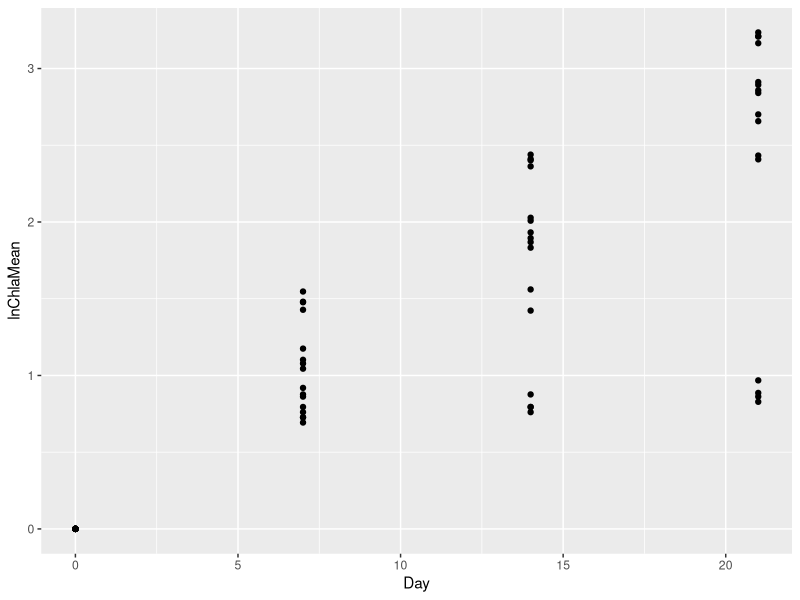
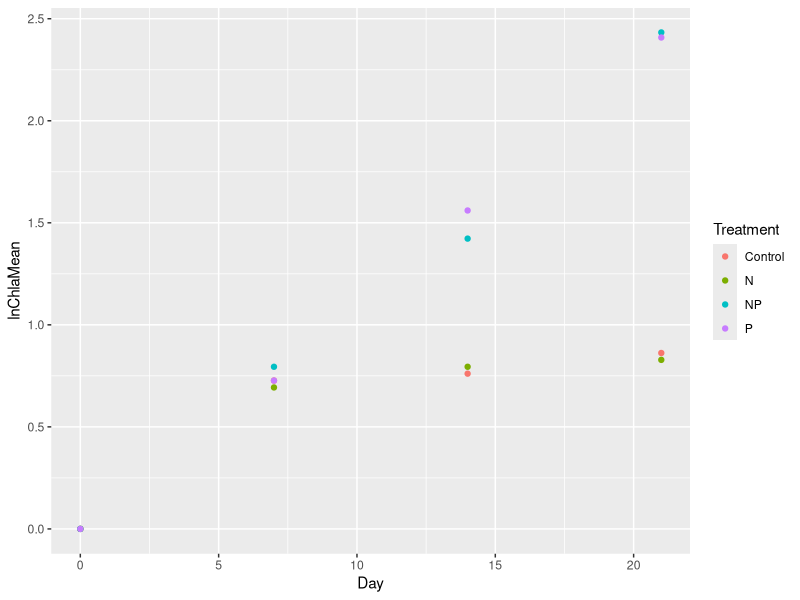
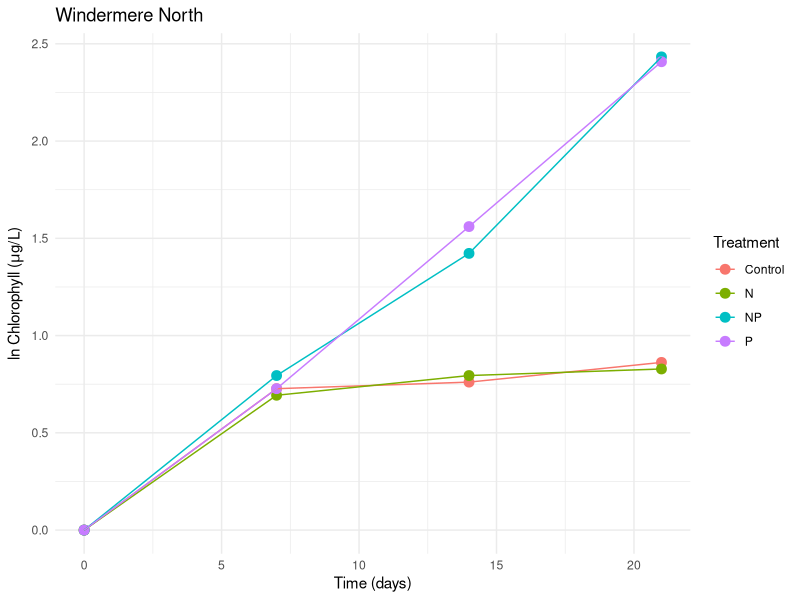
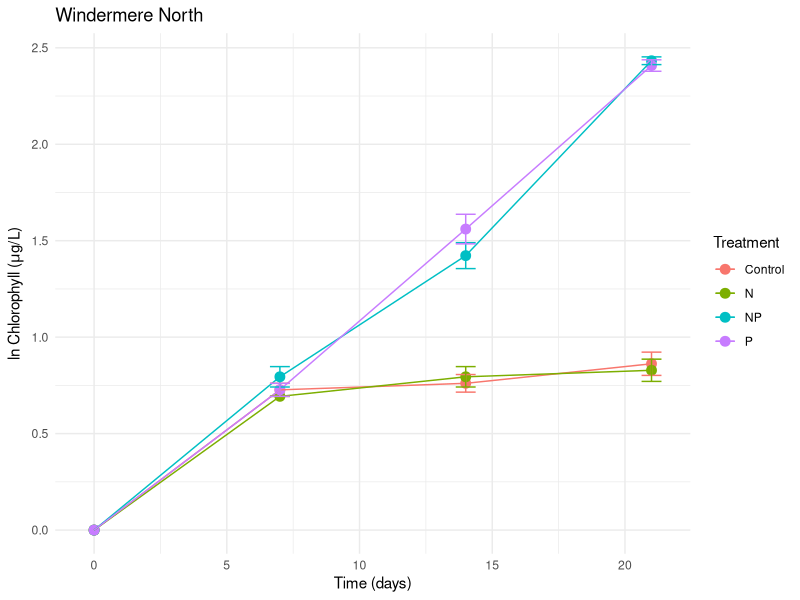
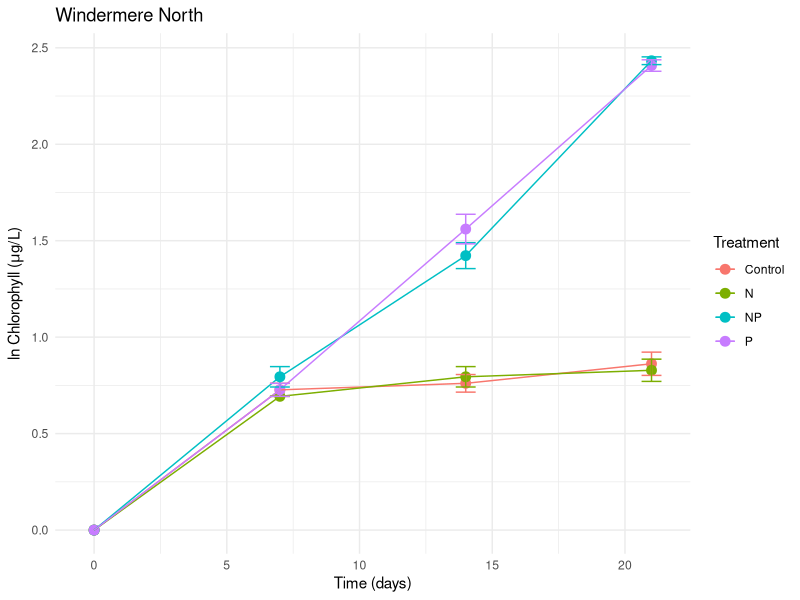

Write R code to recreate these figures, in order.
## ---- chunk 1

# This command tells R to print the code itself (not just the text and code ouput) when it knits the Rmd document
knitr::opts_chunk$set(echo = TRUE)

# The library() function loads packages
library(tidyverse)

## ---- chunk 2

# Read in the data
AB_data <- read.csv("../Data/AlgalBioassay_data_forR.csv")

# Display the first 6 rows
head(AB_data)

## ---- chunk 3

# Transform the data from wide format into long format
	# The first line saves our output and passes our input data down to the next command
	# The second line transforms the input data based on the three additional arguments
AB_data_long <- AB_data %>% 
	pivot_longer(col = c(Control, N, P, NP), names_to = "Treatment", values_to = "Chla")

# Look at the new data frame and compare it to the old one
head(AB_data_long)

## ---- chunk 4

# Change Lake type from an string to a factor 
AB_data_long$Lake <- as.factor(AB_data_long$Lake)

## ---- chunk 5

# Change Treatment type from an string to a factor 
AB_data_long <- AB_data_long %>% 
	mutate(Treatment = as.factor(Treatment))

## ---- chunk 6

# Use the base R method to create a new variable with units converted from ug/mL to ug/L
AB_data_long$ChlaL <- AB_data_long$Chla*1000

## ---- chunk 7

# Use the tidyverse method to log-transform the data
AB_data_long <- AB_data_long %>% 
	mutate(lnChlaL = log(ChlaL))

## ---- chunk 8

# Use the base R method to replace -Inf values with 0
	# Square brackets allow you to refer to specific cells/rows/columns in general, and which() allows you to select only on those cells that match a certain criteria (in this case, contain infinite values)
AB_data_long$lnChlaL[which(is.infinite(AB_data_long$lnChlaL))] <- 0

# Use the tidyverse method to replace -Inf values with 0
AB_data_long <- AB_data_long %>% 
	mutate(lnChlaL = replace(lnChlaL, is.infinite(lnChlaL), 0))

## ---- chunk 9

# Summarise the data
AB_data_summary <- AB_data_long %>% 
	group_by(Lake, Treatment, Day) %>% 
	summarise(lnChlaMean = mean(lnChlaL), lnChlaSE = sd(lnChlaL)/sqrt(12)) %>% 
	ungroup()

# Print the table of summarised data
AB_data_summary

## ---- chunk 10

fig_basic <- ggplot(data = AB_data_summary, aes(x = Day, y = lnChlaMean)) + # Specify the data, create the ggplot aesthetic with Chlorophyll over time, and store as the variable "fig_basic"
	geom_point() # Add a layer with points
print(fig_basic) # Print the plot

## ---- chunk 11

fig_WindN1 <- AB_data_summary %>% # Specify the data and plot variable name and pipe the data down
	filter(Lake == "Windermere_North") %>% # Filter the data for Windermere North only and pipe it down again
	ggplot(aes(x = Day, y = lnChlaMean, colour = Treatment)) + # Create the aesthetic with treatments plotted as colours
	geom_point()
print(fig_WindN1)

## ---- chunk 12

fig_WindN2 <- AB_data_summary %>%
	filter(Lake == "Windermere_North") %>%
	ggplot(aes(x = Day, y = lnChlaMean, colour = Treatment)) +
	geom_point(size = 3) + # Make the points bigger this time
	geom_line() + # Add a lines layer
	labs(y = expression(paste("ln Chlorophyll (", mu, "g/L)")), x = "Time (days)", title = "Windermere North") + # Change the axis labels and add a title
	theme_minimal() # Change the background colour via the theme
print(fig_WindN2)

## ---- chunk 13

fig_WindN3 <- AB_data_summary %>% 
	filter(Lake == "Windermere_North") %>%
	ggplot(aes(x = Day, y = lnChlaMean, colour = Treatment)) +
	geom_point(size = 3) +
	geom_line() +
	geom_errorbar(aes(ymin = lnChlaMean - lnChlaSE, ymax = lnChlaMean + lnChlaSE), width = 0.75) + # Add the error bars layer
	labs(y = expression(paste("ln Chlorophyll (", mu, "g/L)")), x = "Time (days)", title = "Windermere North") +
	theme_minimal()
print(fig_WindN3)

# Save the final version of the figure in the Figures folder
	# The width and height are given in inches
ggsave("../Figures/FigWindN.jpeg", width = 6, height = 4)

## ---- chunk 14

## ---- chunk 15

## ---- chunk 16

## ---- chunk 17

# Save subsets of your data with observations from Day 21 for each lake
AB_data_Day21Elter <- subset(x = AB_data_long, Day == 21 & Lake == "Elterwater")
AB_data_Day21Esthw <- subset(x = AB_data_long, Day == 21 & Lake == "Esthwaite")
AB_data_Day21WindN <- subset(x = AB_data_long, Day == 21 & Lake == "Windermere_North")
AB_data_Day21WindS <- subset(x = AB_data_long, Day == 21 & Lake == "Windermere_South")

## ---- chunk 18

# Perform the ANOVA test and save the output for each lake
AB_ANOVA_Elter <- aov(formula = lnChlaL ~ Treatment, data = AB_data_Day21Elter)
AB_ANOVA_Esthw <- aov(formula = lnChlaL ~ Treatment, data = AB_data_Day21Esthw)
AB_ANOVA_WindN <- aov(formula = lnChlaL ~ Treatment, data = AB_data_Day21WindN)
AB_ANOVA_WindS <- aov(formula = lnChlaL ~ Treatment, data = AB_data_Day21WindS)

# Examine the output for each lake using the summary() function
summary(AB_ANOVA_Elter)
summary(AB_ANOVA_Esthw)
summary(AB_ANOVA_WindN)
summary(AB_ANOVA_WindS)

## ---- chunk 19

# Perform the Tukey Post Hoc test for the lakes with significant ANOVA results
AB_TPH_WindN <- TukeyHSD(AB_ANOVA_WindN)
AB_TPH_WindS <- TukeyHSD(AB_ANOVA_WindS)

# Examine the output for both lakes
AB_TPH_WindN
AB_TPH_WindS

